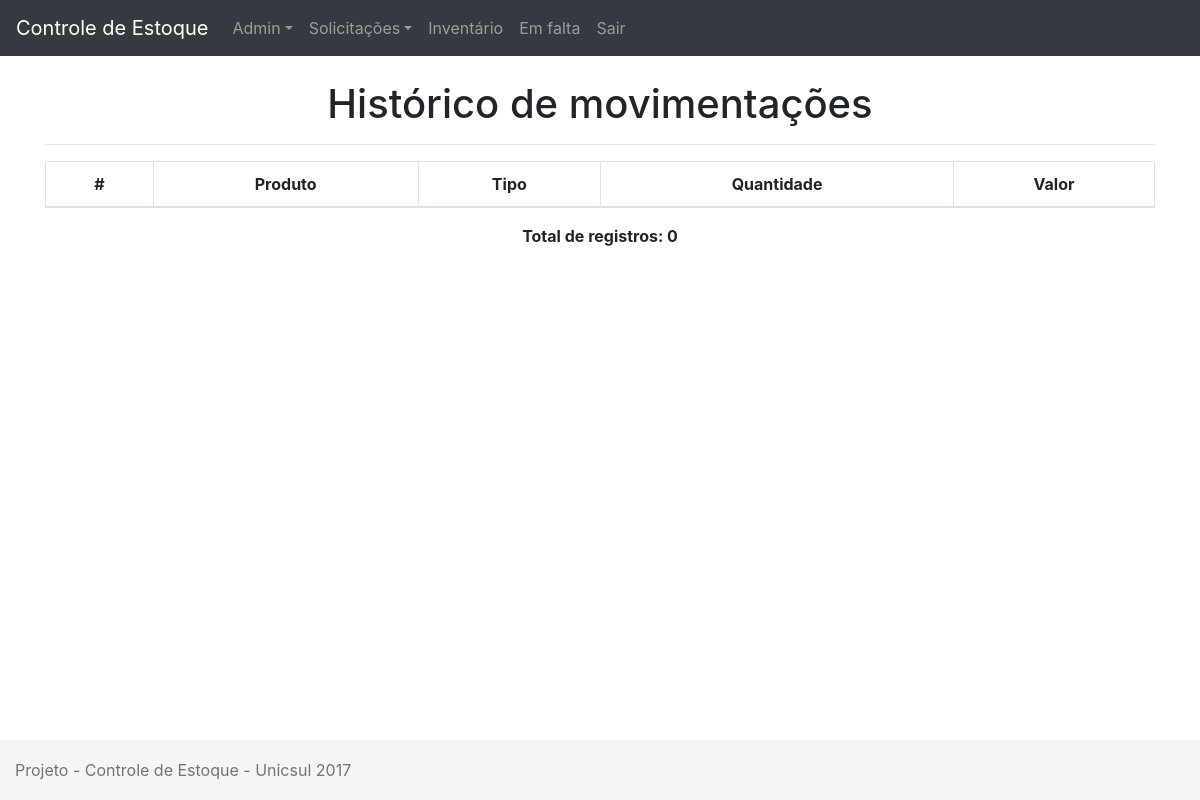
/index.php/historico, run on an earlier commit of the app's database.
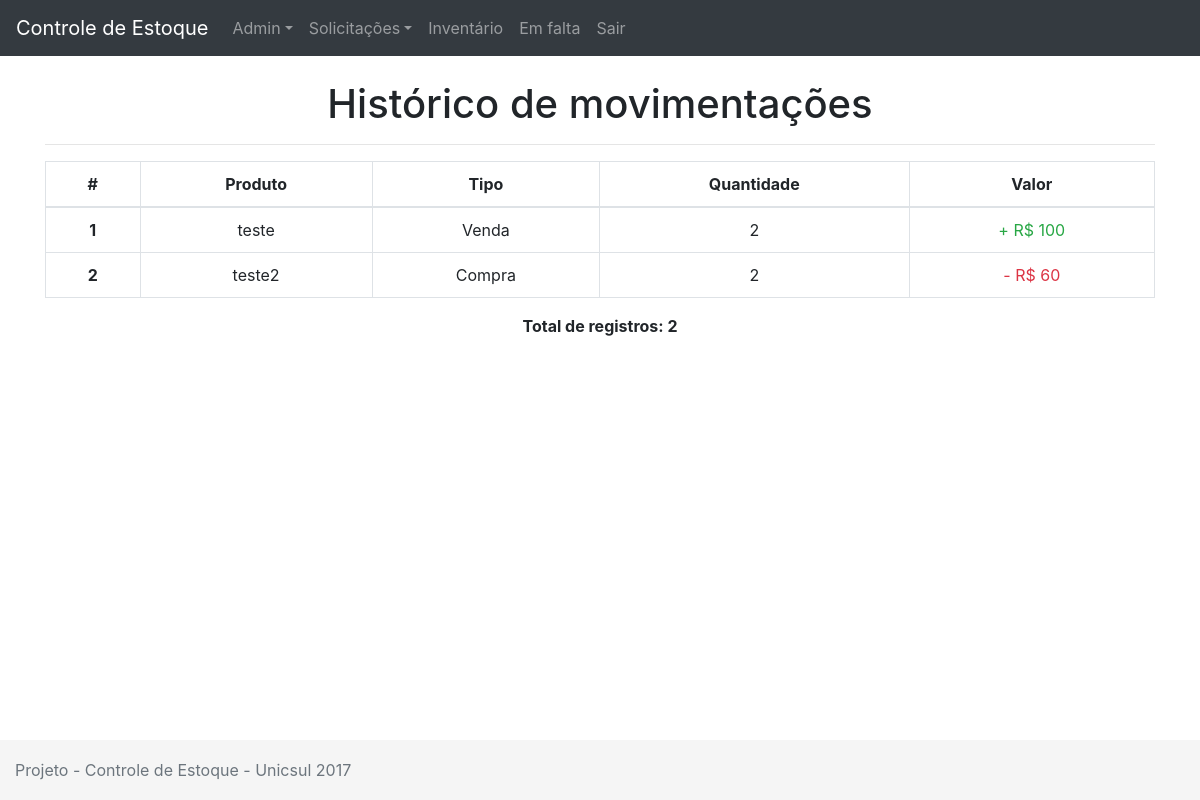
And on a later commit of the database.
### tables this page shows
CREATE TABLE `historico` (
  `id` int(11) NOT NULL,
  `id_produto` int(11) NOT NULL,
  `movimentacao` varchar(20) NOT NULL,
  `qtd` int(11) NOT NULL,
  `data` date NOT NULL
);

CREATE TABLE `produtos` (
  `id` int(11) NOT NULL,
  `descricao` varchar(255) NOT NULL,
  `tipo` varchar(255) NOT NULL,
  `status` tinyint(1) NOT NULL,
  `preco` float NOT NULL,
  `qtd` int(11) NOT NULL,
  `acionamento` int(11) NOT NULL,
  `min` int(11) NOT NULL,
  `max` int(11) NOT NULL
);

### application/controllers/Historico.php (called while the page is built, shortened)
<?php
class Historico extends CI_Controller
{
	public function index()
	{
		$this->load->view('menu');
		$this->load->model('historico_model', 'historico');
		$this->load->model('produtos_model', 'produtos');
		$dados['historico'] = $this->historico->getHistorico();
		$dados['produtos'] = $this->produtos->getProdutos();
		$this->load->view('historico/listarhistorico', $dados);
		$this->load->view('rodape');
	}
}

### index.php (called while the page is built, shortened)
<?php
require_once BASEPATH.'core/CodeIgniter.php';

### application/models/Historico_model.php (called while the page is built, shortened)
<?php
class Historico_model extends CI_Model
{
	public function getHistorico()
	{
		$query = $this->db->get('historico');
		return $query->result();
	}
}

### application/models/Produtos_model.php (called while the page is built, shortened)
<?php
class Produtos_model extends CI_Model
{
	public function getProdutos()
	{
		$query = $this->db->get('produtos');
		return $query->result();
	}
}

### application/views/historico/listarhistorico.php (the view, shortened to what this page needs)
<br>
<div class="container">
	<h1 class="text-center">Histórico de movimentações</h1>
	<hr>
	<table class="table table-bordered">
		<thead class="table-inverse">
			<tr>
				<td class='text-center' scope="row"><b>#</b></td>
				<td class='text-center'><b>Produto</b></td>
				<td class='text-center'><b>Tipo</b></td>
				<td class='text-center'><b>Quantidade</b></td>
				<td class='text-center'><b>Valor</b></td>
			</tr>
		</thead>
		<tbody>
			<?php
			$contador = 0;
			foreach ($historico as $h): ?>
			<tr>
				<th class='text-center' scope="row"><?=$h->id;?></td>
				<?php foreach ($produtos as $produto):
					if($produto->id == $h->id_produto){
				?>
						<td class='text-center'><?=$produto->descricao;?></td>
				<?php
						$valormov = $produto->preco*$h->qtd;
						break;
					}
				endforeach;?>
				<td class='text-center'><?=$h->movimentacao;?></td>
				<td class='text-center'><?=$h->qtd;?></td>
				<td class='text-center'>
					<?php
					if($h->movimentacao == 'Venda')
					{
						echo "<span class='text-success'>+ R$ " . $valormov . "</span>";
					} else
					{
						echo "<span class='text-danger'>- R$ " . $valormov . "</span>";
					}
					?>
				</td>
			</tr>
			<?php $contador++; endforeach;?>
		</tbody>
	</table>
	<p class="text-center"><b>Total de registros: <?=$contador;?></b></p>
</div>

What changed in the data, as far as the page shows it:
added historico: id "1", movimentacao "Venda", qtd "2", valormov "100"
added produtos: descricao "teste", shown under "1"
added historico: id "2", movimentacao "Compra", qtd "2", valormov "60"
added produtos: descricao "teste2", shown under "2"
Also different on the page:
$contador: "0" → "2"
